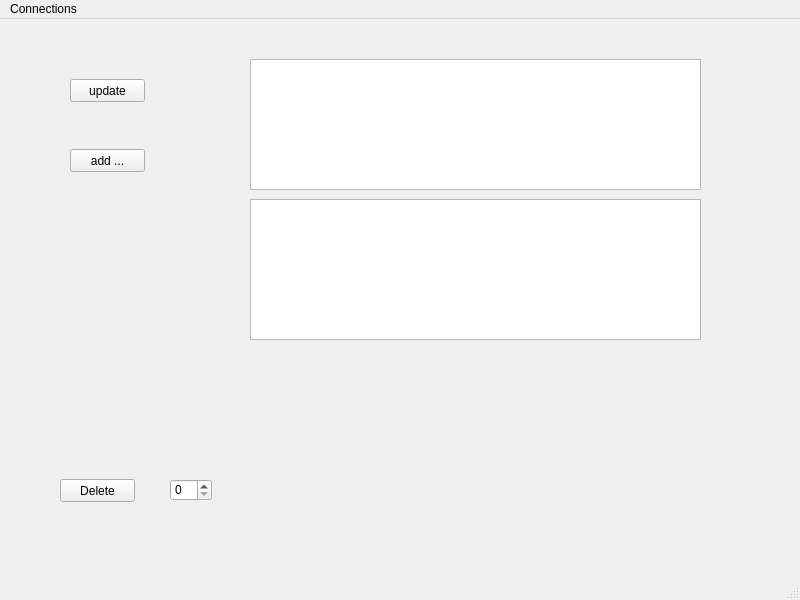
<?xml version="1.0" encoding="UTF-8"?>
<ui version="4.0">
 <class>MainWindow</class>
 <widget class="QMainWindow" name="MainWindow">
  <property name="geometry">
   <rect>
    <x>0</x>
    <y>0</y>
    <width>800</width>
    <height>600</height>
   </rect>
  </property>
  <property name="windowTitle">
   <string>MainWindow</string>
  </property>
  <widget class="QWidget" name="centralwidget">
   <widget class="QTableView" name="tableView">
    <property name="geometry">
     <rect>
      <x>250</x>
      <y>40</y>
      <width>451</width>
      <height>131</height>
     </rect>
    </property>
   </widget>
   <widget class="QPushButton" name="pushButton">
    <property name="geometry">
     <rect>
      <x>70</x>
      <y>60</y>
      <width>75</width>
      <height>23</height>
     </rect>
    </property>
    <property name="text">
     <string>update</string>
    </property>
   </widget>
   <widget class="QPushButton" name="pushButton_2">
    <property name="geometry">
     <rect>
      <x>70</x>
      <y>130</y>
      <width>75</width>
      <height>23</height>
     </rect>
    </property>
    <property name="text">
     <string>add ...</string>
    </property>
   </widget>
   <widget class="QTableView" name="tableView_2">
    <property name="geometry">
     <rect>
      <x>250</x>
      <y>180</y>
      <width>451</width>
      <height>141</height>
     </rect>
    </property>
   </widget>
   <widget class="QPushButton" name="pushButton_3">
    <property name="geometry">
     <rect>
      <x>60</x>
      <y>460</y>
      <width>75</width>
      <height>23</height>
     </rect>
    </property>
    <property name="text">
     <string>Delete</string>
    </property>
   </widget>
   <widget class="QSpinBox" name="spinBox">
    <property name="geometry">
     <rect>
      <x>170</x>
      <y>460</y>
      <width>42</width>
      <height>22</height>
     </rect>
    </property>
   </widget>
  </widget>
  <widget class="QMenuBar" name="menubar">
   <property name="geometry">
    <rect>
     <x>0</x>
     <y>0</y>
     <width>800</width>
     <height>21</height>
    </rect>
   </property>
   <widget class="QMenu" name="menuConnections">
    <property name="title">
     <string>Connections</string>
    </property>
    <addaction name="actionConnections_BD"/>
   </widget>
   <addaction name="menuConnections"/>
  </widget>
  <widget class="QStatusBar" name="statusbar"/>
  <action name="actionConnections_BD">
   <property name="text">
    <string>Connection BD ...</string>
   </property>
  </action>
 </widget>
 <resources/>
 <connections/>
</ui>
